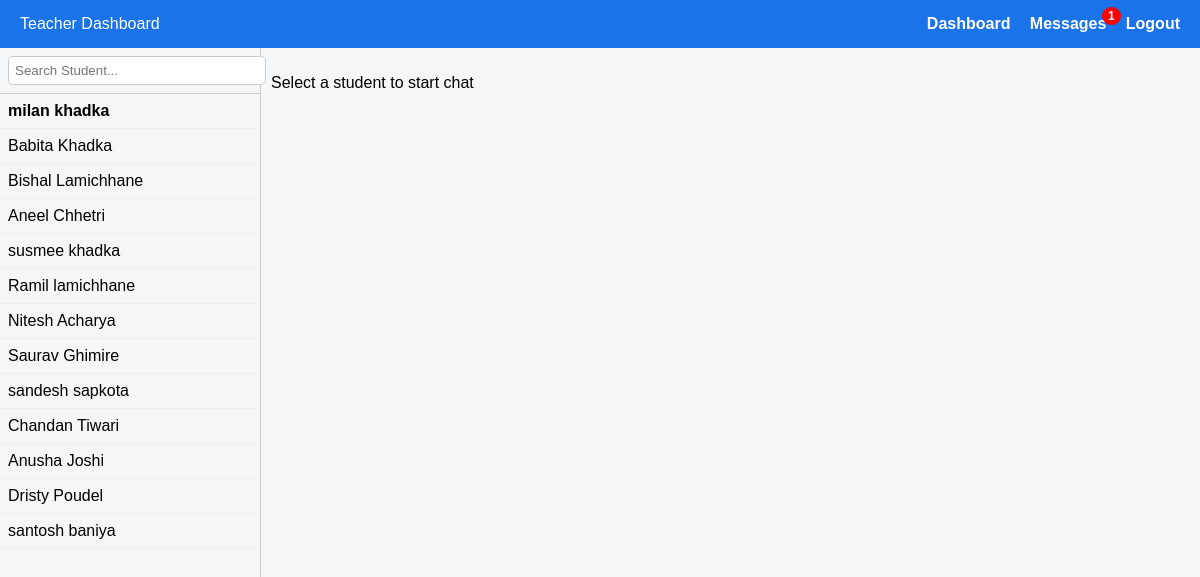
The page /teacher_chat.php (signed in) on the database its author committed.
### tables this page shows
CREATE TABLE `students` (
  `id` int NOT NULL AUTO_INCREMENT,
  `full_name` varchar(100) NOT NULL,
  `email` varchar(100) NOT NULL,
  `student_id` varchar(20) DEFAULT NULL,
  `phone` varchar(20) DEFAULT NULL,
  `password` varchar(255) NOT NULL,
  `department` varchar(100) NOT NULL,
  `department_id` int DEFAULT NULL,
  `semester_id` int DEFAULT NULL,
  `faculty` varchar(100) DEFAULT NULL,
  `section` varchar(10) DEFAULT NULL,
  `batch_year` int DEFAULT NULL,
  `symbol_no` varchar(50) NOT NULL,
  `dob` date DEFAULT NULL,
  `profile_photo` varchar(255) DEFAULT 'images/default_user.png',
  `created_at` timestamp NULL DEFAULT CURRENT_TIMESTAMP,
  `otp` varchar(6) DEFAULT NULL,
  `otp_expiry` datetime DEFAULT NULL,
  `is_verified` tinyint(1) DEFAULT '0',
  `semester` tinyint(1) DEFAULT '1',
  `status` enum('active','inactive') DEFAULT 'active',
  PRIMARY KEY (`id`),
  UNIQUE KEY `email` (`email`),
  UNIQUE KEY `symbol_no` (`symbol_no`)
);

### teacher_chat.php (the view, shortened to what this page needs)
<?php
require 'db_config.php';
$teacher_id = $_SESSION['teacher_id'];
$students = [];
$sql = "
SELECT s.id, s.full_name,
       MAX(m.created_at) AS last_msg_time,
       SUM(CASE WHEN m.receiver_id=? AND m.is_read=0 AND m.sender_type='student' THEN 1 ELSE 0 END) AS unread_count
FROM students s
LEFT JOIN messages m ON (
    (m.sender_id=s.id AND m.sender_type='student' AND m.receiver_id=?)
 OR (m.sender_id=? AND m.sender_type='teacher' AND m.receiver_id=s.id)
)
GROUP BY s.id
ORDER BY last_msg_time DESC
";
$stmt = $conn->prepare($sql);
$stmt->bind_param("iii",$teacher_id,$teacher_id,$teacher_id);
$stmt->execute();
$res = $stmt->get_result();
while($row=$res->fetch_assoc()) $students[]=$row;
$selected_student_id = intval($_GET['student_id'] ?? 0);
$student_name = "Student";
$stmt2 = $conn->prepare("SELECT COUNT(*) AS unread_count FROM messages WHERE receiver_id=? AND sender_type='student' AND is_read=0");
$stmt2->bind_param("i",$teacher_id);
$stmt2->execute();
$unread_count = $stmt2->get_result()->fetch_assoc()['unread_count'];
?>
<!DOCTYPE html>
<html>
<head>
</head>
<body>
<div class="navbar">
    <div>Teacher Dashboard</div>
    <div>
        <a href="teacher_dashboard.php">Dashboard</a>
        <a href="#">Messages <?php if($unread_count>0): ?><span><?=($unread_count>9?'9+':$unread_count)?></span><?php endif; ?></a>
        <a href="logout.php">Logout</a>
    </div>
</div>
<div class="container">
<div class="left-panel">
<div class="search-bar"><input type="text" placeholder="Search Student..."></div>
<div class="student-list">
<?php foreach($students as $s): ?>
<div class="<?=($selected_student_id==$s['id']?'active':'')?> <?=($s['unread_count']>0?'unread':'')?>" data-id="<?=$s['id']?>"><?=htmlspecialchars($s['full_name'])?></div>
<?php endforeach; ?>
</div>
</div>
<div class="right-panel">
<?php if($selected_student_id): ?>
<strong>Chat with <?=htmlspecialchars($student_name)?></strong>
<div class="chat-box" id="chat-box"></div>
<div class="file-preview" id="file-preview" style="display:none;"></div>
<form id="chat-form" method="post" enctype="multipart/form-data">
<input type="hidden" name="receiver_id" value="<?=$selected_student_id?>">
<div class="input-wrapper">
<textarea name="message" placeholder="Type message..."></textarea>
<div class="file-input-wrapper">
<input type="file" id="file-input" name="attachment" accept="image/*,.pdf,.doc,.docx,.xls,.xlsx,.txt,.zip,.rar">
<button type="button" class="file-btn" onclick="document.getElementById('file-input').click();"><i class="fa fa-paperclip"></i></button>
</div>
<button type="submit">Send</button>
</div>
</form>
<?php else: ?>
<p>Select a student to start chat</p>
<?php endif; ?>
</div>
</div>
</body>
</html>

### teacher_chat.php (style rules this page uses)
body { font-family:Arial;margin:0;background:#f4f6f8; }
.navbar { display:flex;justify-content:space-between;background:#1a73e8;color:#fff;padding:15px 20px; }
.navbar a { color:#fff;text-decoration:none;margin-left:15px;font-weight:bold;position:relative; }
.navbar span { background:red;font-size:12px;padding:2px 6px;border-radius:50%;position:absolute;top:-8px;right:-10px; }
.container { display:flex;height:90vh; }
.left-panel { width:260px;border-right:1px solid #ccc;display:flex;flex-direction:column; }
.right-panel { flex:1;display:flex;flex-direction:column;padding:10px; }
.search-bar { padding:8px;border-bottom:1px solid #ccc; }
.search-bar input { width:100%;padding:6px;border-radius:5px;border:1px solid #ccc; }
.student-list { flex:1;overflow-y:auto; }
.student-list div { padding:8px;border-bottom:1px solid #eee;cursor:pointer; }
.student-list .unread { font-weight:bold; }

### rows shown on the page
students: full_name "milan khadka"
students: full_name "Babita Khadka"
students: full_name "Bishal Lamichhane"
students: full_name "Aneel Chhetri"
students: full_name "susmee khadka"
students: full_name "Ramil lamichhane"
students: full_name "Nitesh Acharya"
students: full_name "Saurav Ghimire"
students: full_name "sandesh sapkota"
students: full_name "Chandan Tiwari"
students: full_name "Anusha Joshi"
students: full_name "Dristy Poudel"
students: full_name "santosh baniya"

### other values the page prints
$unread_count "1"
